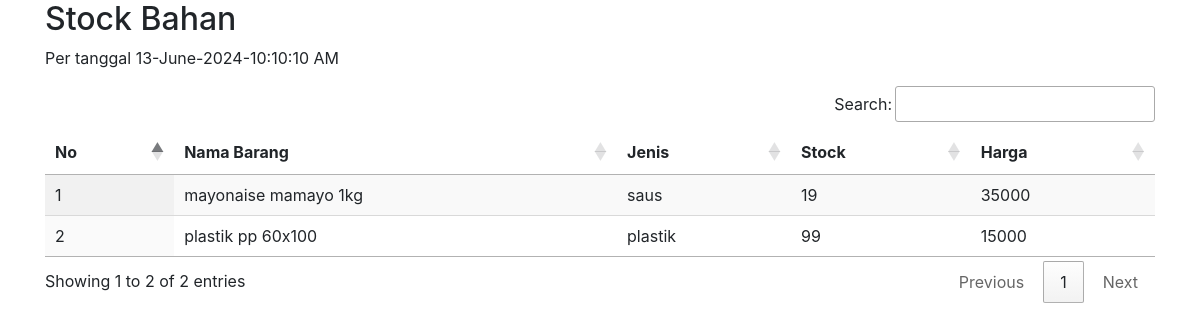
Page /stock/datastock.php (signed in) on the committed database.
### tables this page shows
CREATE TABLE `stock_brg` (
  `id` int(11) NOT NULL,
  `nama` varchar(55) NOT NULL,
  `jenis` varchar(30) NOT NULL,
  `stock` int(12) NOT NULL,
  `harga` int(11) NOT NULL
);

### stock/datastock.php (the view, shortened to what this page needs)
<!doctype html>
<html class="no-js" lang="en">
<?php
	include '../dbconnect.php';
	$timenow = date("j-F-Y-h:i:s A");
	?>
<html>
<head>
  <link rel="stylesheet" href="https://maxcdn.bootstrapcdn.com/bootstrap/4.2.1/css/bootstrap.min.css">
<link rel="stylesheet" type="text/css" href="https://cdn.datatables.net/1.10.19/css/jquery.dataTables.css">
<link rel="stylesheet" type="text/css" href="https://cdn.datatables.net/buttons/1.5.2/css/buttons.dataTables.min.css">
<link rel="stylesheet" type="text/css" href="https://cdn.datatables.net/1.10.19/css/jquery.dataTables.min.css">
</head>
<body>
		<div class="container">
			<h2>Stock Bahan</h2>
			<p>Per tanggal <?php echo $timenow ?></p>
				<div class="data-tables datatable-dark">
					<table id="dataTable3" class="display" style="width:100%"><thead class="thead-dark">
											<tr>
												<th>No</th>
												<th>Nama Barang</th>
												<th>Jenis</th>
												<th>Stock</th>
												<th>Harga</th>
											</tr></thead><tbody>
											<?php
											$brgs=mysqli_query($conn,"SELECT * from stock_brg order by nama ASC");
											$no=1;
											while($p=mysqli_fetch_array($brgs)){
												?>
												<tr>
													<td><?php echo $no++ ?></td>
													<td><?php echo $p['nama'] ?></td>
													<td><?php echo $p['jenis'] ?></td>
													<td><?php echo $p['stock'] ?></td>
													<td><?php echo $p['harga'] ?></td>
												</tr>
												<?php
											}
											?>
										</tbody>
										</table>
								</div>
						</div>
</body>
</html>

### rows in the picture
stock_brg: nama "mayonaise mamayo 1kg", jenis "saus", stock "19", harga "35000"
stock_brg: nama "plastik pp 60x100", jenis "plastik", stock "99", harga "15000"
